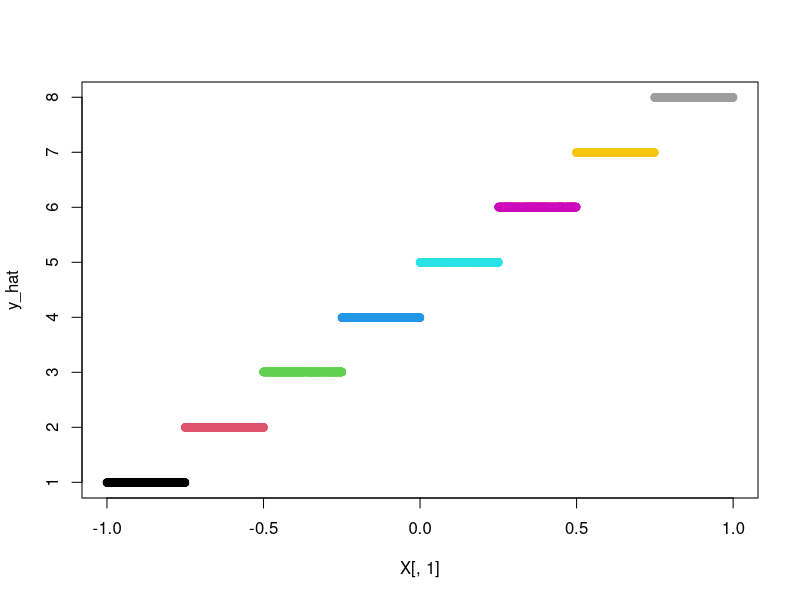
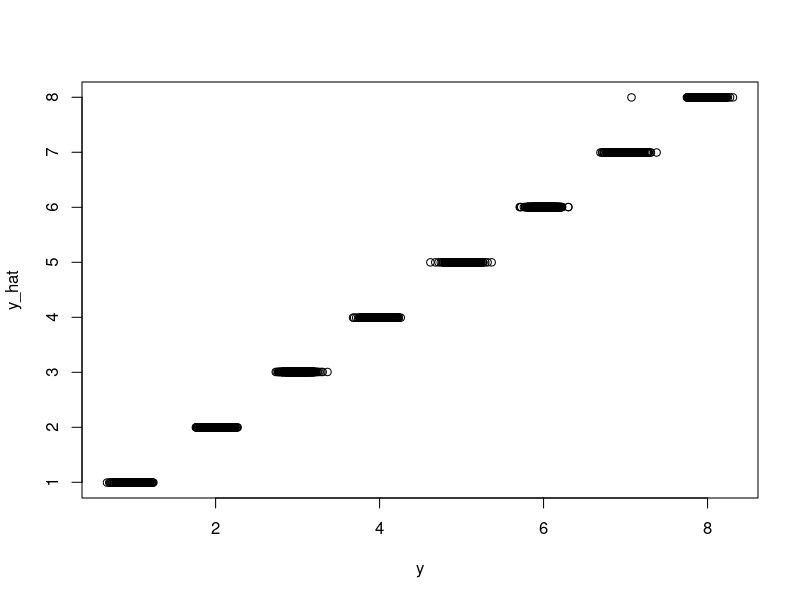
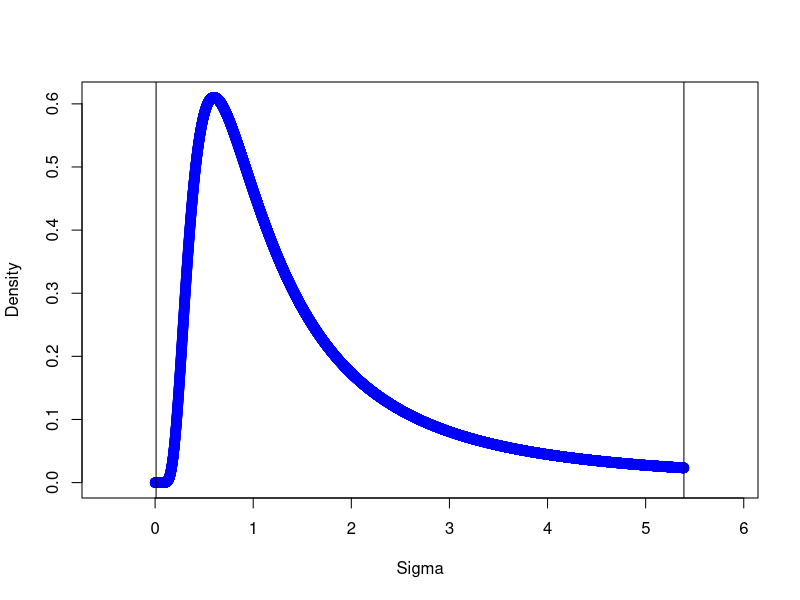
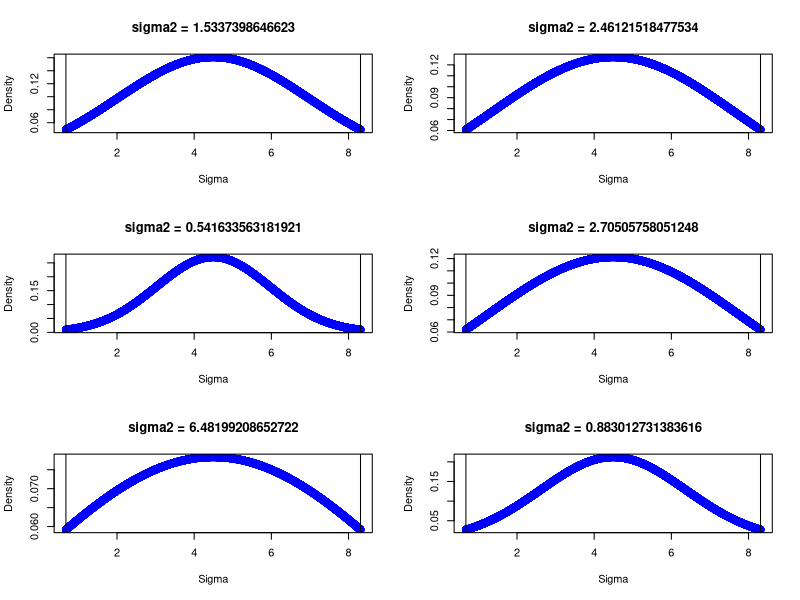

Write R code to recreate these figures, in order. (Note: this script raises an error after producing the figures.)
###############################################################################
# Simple base R implementation of Bayesian CART Model Search 
# (Chipman, George, McCulloch 1998)
#
# The details below come from the original 1998 paper as well as a 
# Wiley StatsRef overview paper "Bayesian Additive Regression Trees (BART)" 
# (Sparapani and McCulloch 2021)
# 
# The Bayesian approach to constructing CART trees is as follows:
#   1. Initialize tree <- a root node with no splits
#   2. Run m steps of the following algorithm
#      2a. Determine which k of the following four modifications is possible from tree
#         2b.i.   GROW: Randomly choose a leaf node and split it
#                       --> This is always possible
#         2b.ii.  PRUNE: Randomly choose a parent node of two leaf nodes and remove the leaves
#                       --> This is only possible if tree depth > 1
#         2b.iii. SWAP: Randomly choose a pair of interior parent / child nodes and swap their rules
#                       --> This is only possible if tree depth > 2
#         2b.iv.  CHANGE: Randomly choose an interior node and reassign its decision rule
#                       --> This is only possible if tree depth > 1
#      2b. Randomly sample one of the k moves enumerated in 2a
#      2c. Randomly sample an action consistent with the selected rule
#         2c.i.   GROW: Consists of two steps
#              2c.i.1.   Randomly select a feature i
#              2c.i.2.   Randomly select a split point j (assume continuous features)
#         2c.ii.  PRUNE: Only one action - removing the two leaf nodes
#         2c.iii. SWAP: Only one action - swapping the two rules
#         2c.iv.  CHANGE: As with grow, this consists of two steps
#              2c.iv.1.   Randomly select a feature i
#              2c.iv.2.   Randomly select a split point j (assume continuous features)
#      2d. Evaluate the proposed tree against the current tree via Metropolis-Hastings
#         2d.i.   GROW: The only difference between tree and proposed_tree is 
#                       that one of tree's bottom nodes is split into two leaves
#                       so the prior across all tree nodes will be the same except
#                       in the original tree, the split node has probability 
#                       (1 - p_grow(node)) since it wasn't yet split, and
#                       in the proposed tree, the split node has probability
#                       p_grow(node) and its two leaves have probability 
#                       (1 - p_grow(node_left))(1 - p_grow(node_right)). 
# 
#                       Furthermore, there is a probability associated with 
#                       the splitting rule chosen for node, which we call p(rule). 
#                       The marginal likelihood (Y | T, X) differs only in that 
#                       it is aggregated across node in the original tree and 
#                       it is evaluated separately on node_left and node_right 
#                       in the proposed tree.
# 
#                       Finally, the proposal distributions have a ratio of 
#                       p(death)p(internal node)/p(birth)p(bottom node)p(rule)
# 
#                       After canceling identical p(rule) terms, the MH ratio
#                       is p_grow(node)(1 - p_grow(node_left))(1 - p_grow(node_right))p(death)p(internal node)p(y_left | x)p(y_right | x) 
#                       divided by (1 - p_grow(node))p(birth)p(bottom node)p(y_left, y_right | x)
#         2d.ii.  PRUNE: The only difference between tree and proposed_tree is 
#                       that two of tree's bottom nodes are pruned into their parent node
#                       so the MH ratio is the reciprocal of the MH ratio for the GROW step, 
#                       (1 - p_grow(node))p(birth)p(bottom node)p(y_left, y_right | x) divided by
#                       p_grow(node)(1 - p_grow(node_left))(1 - p_grow(node_right))p(death)p(internal node)p(y_left | x)p(y_right | x) 
###############################################################################

###############################################################################
# 1. Data structure functions
#
# Inspired by the array-based implementation of the binary tree data structure 
# on wikipedia: https://en.wikipedia.org/wiki/Binary_tree#Arrays
###############################################################################

# Initialize tree structure as array (to be resized as needed during training)
# Add a root node with sufficient statistics computed for the entire dataset
# (colums 1, 10, 11, and 12) and also set depth = 0 for the root node, 
# node origin type = 0 and node type = 1
tree_init <- function(y, mu_bar, a, nu, lambda, init_size = 10){
  # Col 1: y_bar_j: average of y values that "made it" to a given node j
  # Col 2: left node index
  # Col 3: right node index
  # Col 4: split variable
  # Col 5: split point
  # Col 6: parent node index
  # Col 7: node origin type (0 = root, 1 = right, -1 = left)
  # Col 8: node type (0 = interior, 1 = leaf)
  # Col 9: node depth
  # Col 10: n_j: number of observations that "made it to a given node j"
  # Col 11: s_j: sum of (y_i - y_bar_j) for all y_i observations at node j
  # Col 12: t_j: scaled squared difference between prior mean and node mean
  
  # Create the array
  array_cols = 12
  tree_array = matrix(NA, nrow = init_size, ncol = array_cols)
  
  # Compute sufficient statistics
  y_bar_j = mean(y)
  n_j = length(y)
  s_j = sum((y - y_bar_j)^2)
  t_j = ((n_j*a)/(n_j + a))*(y_bar_j - mu_bar)^2
  
  # Add node information, including sufficient statistics and depth
  tree_array[1,1] = y_bar_j
  tree_array[1,7] = 0
  tree_array[1,8] = 1
  tree_array[1,9] = 0
  tree_array[1,10] = n_j
  tree_array[1,11] = s_j
  tree_array[1,12] = t_j
  
  # Package and return the result
  return(tree_array)
}

# Crawl through a tree from a specific node, 
# return true for all x that reach node_index
get_subset = function(node_index, tree_array, x){
  subset_cond = rep(T, nrow(x))
  current_node_index = node_index
  parent_index = tree_array[current_node_index, 6]
  if (!is.na(parent_index)){
    while(!is.na(parent_index)){
      parent_cutoff = tree_array[parent_index, 5]
      split_variable = tree_array[parent_index, 4]
      child_node_type = tree_array[current_node_index, 7]
      if (child_node_type == 1) {
        child_node_cond <- (x[,split_variable] >= parent_cutoff)
      } else{ 
        if (child_node_type == -1) {
          child_node_cond <- (x[,split_variable] < parent_cutoff)
        } else {
          child_node_cond = subset_cond
        }}
      subset_cond = subset_cond * child_node_cond
      current_node_index = parent_index
      parent_index = tree_array[current_node_index, 6]
    }
  }
  return(subset_cond == 1)
}

# Tree leaf conditions as indicator basis functions
tree_basis = function(tree_array, x){
  # Extract all of the leaves
  leaf_indices = (1:nrow(tree_array))[(tree_array[,8] == 1) & (!is.na(tree_array[,7]))]
  basis_matrix = matrix(NA, nrow = nrow(x), ncol = length(leaf_indices))
  for (i in 1:length(leaf_indices)){
    basis_matrix[,i] = get_subset(leaf_indices[i], tree_array, x)*1
  }
  return(basis_matrix)
}

# Print path to a specific node
node_path = function(node_index, tree_array, x){
  subset_statements = paste0("Node ", format(node_index, digits = 0))
  current_node_index = node_index
  parent_index = tree_array[current_node_index, 6]
  if (!is.na(parent_index)){
    while(!is.na(parent_index)){
      parent_cutoff = tree_array[parent_index, 5]
      split_variable = tree_array[parent_index, 4]
      child_node_type = tree_array[current_node_index, 7]
      if (child_node_type == 1) {
        child_node_statement <- paste0("x[,", split_variable, "] >= ", format(parent_cutoff, digits = 2))
      } else{ 
        if (child_node_type == -1) {
          child_node_statement <- paste0("x[,", split_variable, "] < ", format(parent_cutoff, digits = 2))
        } else {
          child_node_statement = ""
        }}
      subset_statements <- c(subset_statements, child_node_statement)
      current_node_index = parent_index
      parent_index = tree_array[current_node_index, 6]
    }
  }
  subset_statement = paste0(subset_statements, collapse = "  ")
  return(subset_statement)
}

# Print path to each tree leaf
tree_paths = function(tree_array, x){
  # Extract all of the leaves
  leaf_indices = (1:nrow(tree_array))[(tree_array[,8] == 1) & (!is.na(tree_array[,7]))]
  for (i in 1:length(leaf_indices)){
    print(node_path(leaf_indices[i], tree_array, x))
  }
}

# Return predicted values from the tree
predict_tree_leaf = function(tree_array, x){
  # Convert the leaves of the tree into "basis functions"
  X_tree = tree_basis(tree_array, x)
  return(apply(X_tree, 1, function(x) which(x == 1)))
}

# Return a list of all "leaves" in a tree
leaves = function(tree_array){
  # Extract list of leaves
  leaf_indices = (1:nrow(tree_array))[(tree_array[,8] == 1) & (!is.na(tree_array[,7]))]
  if (length(leaf_indices) == 0){
    return(NULL)
  } else{
    return(leaf_indices)
  }
}

# Return a list of all "nog" nodes - - nodes which are parents of leaf nodes
leaf_parents = function(tree_array){
  # Extract list of leaves
  leaf_indices = (1:nrow(tree_array))[(tree_array[,8] == 1) & (!is.na(tree_array[,7]))]
  # Determine the parents of each leaf
  if (all(is.na(tree_array[leaf_indices, 6]))){
    return(NULL)
  } else{
    # Extract list of parent nodes
    parent_nodes = sort(unique(tree_array[leaf_indices, 6]))
    # Filter to nodes for which both left and right are leaves
    cond_1 = tree_array[tree_array[parent_nodes,2],8] == 1
    cond_2 = tree_array[tree_array[parent_nodes,3],8] == 1
    if (sum(cond_1 & cond_2) == 0){
      return(NULL)
    } else{
      return(sort(unique(parent_nodes[cond_1 & cond_2])))
    }
  }
}

# Return a list of all internal nodes - - nodes which have split rules
internal_nodes = function(tree_array){
  # Extract list of internal nodes
  split_node_indices = (1:nrow(tree_array))[!is.na(tree_array[,4])]
  # Return null if the list is empty
  if (length(split_node_indices) > 0){
    return(split_node_indices)
  } else{
    return(NULL)
  }
}

# Return a list of all pairs of internal nodes
internal_node_pairs = function(tree_array){
  # Extract list of internal nodes
  split_node_indices = (1:nrow(tree_array))[!is.na(tree_array[,4])]
  # Restrict to nodes that also have internal nodes as children
  internal_node_left_indices = tree_array[split_node_indices,2]
  internal_node_right_indices = tree_array[split_node_indices,3]
  left_internal = tree_array[internal_node_left_indices,8] == 0
  right_internal = tree_array[internal_node_right_indices,8] == 0
  # Valid internal, left pairs
  if (sum(left_internal) > 1){
    left_pairs = cbind(
      split_node_indices[left_internal], 
      internal_node_left_indices[left_internal]
    )
  } else if (sum(left_internal) == 1) {
    left_pairs = c(
      split_node_indices[left_internal], 
      internal_node_left_indices[left_internal]
    )
  } else{
    left_pairs = NULL
  }
  
  # Valid internal, right pairs
  if (sum(right_internal) > 1){
    right_pairs = cbind(
      split_node_indices[right_internal], 
      internal_node_right_indices[right_internal]
    )
  } else if (sum(right_internal) == 1) {
    right_pairs = c(
      split_node_indices[right_internal], 
      internal_node_right_indices[right_internal]
    )
  } else{
    right_pairs = NULL
  }
  
  if (is.null(left_pairs) & is.null(right_pairs)){
    return(NULL)
  } else{
    valid_pairs = unname(rbind(left_pairs, right_pairs))
    return(valid_pairs)
  }
}

# Prune a tree by removing node leaves 
# Assumes (and checks) that node has two children and both are leaves
prune_node = function(node_index, tree_array){
  # Check that node has children
  stopifnot(tree_array[node_index, 8] == 0)
  
  # Check that node's children are both leaves
  node_left = tree_array[node_index, 2]
  node_right = tree_array[node_index, 3]
  stopifnot(tree_array[node_left, 8] == 1)
  stopifnot(tree_array[node_right, 8] == 1)
  
  # Convert node_index from interior to leaf node
  tree_array[node_index,2] = NA
  tree_array[node_index,3] = NA
  tree_array[node_index,4] = NA
  tree_array[node_index,5] = NA
  tree_array[node_index,8] = 1
  
  # Remove left and right from the tree array
  tree_array[node_left,] = NA
  tree_array[node_right,] = NA
  return(tree_array)
}

# Grow the tree by splitting a leaf node
grow_node <- function(node_index, tree_array, X, y, 
                      split_feature, split_value, a, mu_bar){
  # See how much storage is left in the array
  num_blanks = sum(is.na(tree_array[,1]))
  
  # Resize array if needed
  if (num_blanks < 2){
    tree_array = rbind(tree_array, matrix(NA, nrow = nrow(tree_array), ncol = ncol(tree_array)))
  }
  
  # Subset the data to the current node
  subset_inds = get_subset(node_index, tree_array, X)
  X_subset = X[subset_inds, ]
  y_subset = y[subset_inds]
  
  # Indices at which to store the children nodes
  left_node_index = which(is.na(tree_array[,1]))[1]
  right_node_index = which(is.na(tree_array[,1]))[2]
  
  # Update the array for the splitting node to note which variables were split
  tree_array[node_index,2] = left_node_index
  tree_array[node_index,3] = right_node_index
  tree_array[node_index,4] = split_feature
  tree_array[node_index,5] = split_value
  tree_array[node_index,8] = 0
  
  # Compute left node sufficient statistics
  stopifnot(split_feature %in% 1:ncol(X))
  left_cond = X[,split_feature] <= split_value
  y_left = y[subset_inds & left_cond]
  y_bar_left = mean(y_left)
  n_left = length(y_left)
  s_left = sum((y_left - y_bar_left)^2)
  t_left = ((n_left*a)/(n_left + a))*(y_bar_left - mu_bar)^2
  
  # Update the array for the left node
  tree_array[left_node_index,1] = y_bar_left
  tree_array[left_node_index,6] = node_index
  tree_array[left_node_index,7] = -1
  tree_array[left_node_index,8] = 1
  tree_array[left_node_index,9] = tree_array[node_index,9] + 1
  tree_array[left_node_index,10] = n_left
  tree_array[left_node_index,11] = s_left
  tree_array[left_node_index,12] = t_left
  
  # Compute right node sufficient statistics
  right_cond = X[,split_feature] > split_value
  y_right = y[subset_inds & right_cond]
  y_bar_right = mean(y_right)
  n_right = length(y_right)
  s_right = sum((y_right - y_bar_right)^2)
  t_right = ((n_right*a)/(n_right + a))*(y_bar_right - mu_bar)^2
  
  # Update the array for the right node
  tree_array[right_node_index,1] = y_bar_right
  tree_array[right_node_index,6] = node_index
  tree_array[right_node_index,7] = 1
  tree_array[right_node_index,8] = 1
  tree_array[right_node_index,9] = tree_array[node_index,9] + 1
  tree_array[right_node_index,10] = n_right
  tree_array[right_node_index,11] = s_right
  tree_array[right_node_index,12] = t_right
  
  return(tree_array)
}

# Swap parent_node and child_node split rules
swap_nodes <- function(parent_node, child_node, tree_array, X, y, a, mu_bar){
  # Exchange split rules between parent_node and child_node
  parent_split_feature = tree_array[parent_node,4]
  parent_split_value = tree_array[parent_node,5]
  child_split_feature = tree_array[child_node,4]
  child_split_value = tree_array[child_node,5]
  new_tree_array = tree_array
  new_tree_array[parent_node,4] = child_split_feature
  new_tree_array[parent_node,5] = child_split_value
  new_tree_array[child_node,4] = parent_split_feature
  new_tree_array[child_node,5] = parent_split_value
  
  # Recompute sufficient statistics for all nodes downstream of parent_node
  new_tree_array = recompute_sufficient_statistics(parent_node, new_tree_array, X, y, a, mu_bar, 10000)
  return(new_tree_array)
}

# Change the split rule used for node_index
change_node <- function(node_index, tree_array, new_split_feature, 
                        new_split_value, X, y, a, mu_bar){
  # Reassign split rule for node_index
  tree_array[node_index,4] = new_split_feature
  tree_array[node_index,5] = new_split_value
  
  # Recompute sufficient statistics for all nodes downstream of node_index
  new_tree_array = recompute_sufficient_statistics(node_index, tree_array, X, y, a, mu_bar, 10000)
  return(new_tree_array)
}

# Check if a tree that was modified with a change / swap has observations
# in each node - return True if so, and False otherwise
valid_tree <- function(tree_array){
  node_list = (1:nrow(tree_array))[!is.na(tree_array[,9])]
  if (sum(tree_array[node_list, 10] <= 0) == 0){
    return(T)
  } else{
    return(F)
  }
}

# Recompute and store sufficient statistics for all nodes downstream of (and including) node_index
recompute_sufficient_statistics <- function(node_index, tree_array, X, y, a, mu_bar, MAX_ITER){
  new_tree_array = tree_array
  # Enqueue node_index
  split_queue = list(node_index)
  # Tracking iterations of the algorithm
  iter = 0
  while (length(split_queue) > 0 & iter < MAX_ITER){
    # Pop the current node from the queue
    current_node_index = split_queue[[1]]
    split_queue = split_queue[-1]
    
    # Extract subset up to node_index
    node_subset_inds = get_subset(current_node_index, tree_array, X)
    
    # Compute the sufficient statistics for current_node_index
    y_subset = y[node_subset_inds]
    y_bar_subset = mean(y_subset)
    n_subset = length(y_subset)
    s_subset = sum((y_subset - y_bar_subset)^2)
    t_subset = ((n_subset*a)/(n_subset + a))*((y_bar_subset - mu_bar)^2)
    new_tree_array[current_node_index,1] = y_bar_subset
    new_tree_array[current_node_index,10] = n_subset
    new_tree_array[current_node_index,11] = s_subset
    new_tree_array[current_node_index,12] = t_subset
    
    # Extract left and right node indices
    left_index = tree_array[current_node_index,2]
    right_index = tree_array[current_node_index,3]
    
    # Update the tree array and append to the queue
    if (!is.na(left_index) & !is.na(right_index)){
      # Add the left and right nodes to the queue
      split_queue[length(split_queue)+1] = left_index
      split_queue[length(split_queue)+1] = right_index
    }
    # Increment iterations of the algorithm
    iter = iter + 1
  }
  return(new_tree_array)
}

##################
# The next three functions are for a minimal implementation of CART
# which is helpful for setting prior hyperparameters for Bayesian CART
##################

# (SST - SSL - SSR) formula from rpart documentation
# https://cran.r-project.org/web/packages/rpart/vignettes/longintro.pdf
variance_reduction = function(cutoff, x, y){
  # Original sum of squares
  ybar_t = mean(y)
  ss_t = sum((y-ybar_t)^2)
  
  # New sum of squares
  cond = (x < cutoff)
  ybar_l = mean(y[cond])
  ss_l = sum((y[cond]-ybar_l)^2)
  ybar_r = mean(y[!cond])
  ss_r = sum((y[!cond]-ybar_r)^2)
  
  return(ss_t - ss_l - ss_r)
}

# For a given restricted set of x and y, find the optimal x cutoff at which to split
tree_split = function(x, y, epsilon = EPSILON){
  # Quit with null value if X is not a matrix with >1 row
  if (is.null(nrow(x))){
    return(NULL)
  }
  
  # Look for optimal splits along each variable
  p = ncol(x)
  optim_results = sapply(1:p, function(j) optimize(function(i) variance_reduction(i, x[,j], y), range(x[,j]), maximum = T))
  optim_results = matrix(as.numeric(optim_results), ncol = p, byrow = F)
  
  # Choose the variable with the largest reduction in variance
  best_col = (1:p)[which(optim_results[2,]==max(optim_results[2,]))[1]]
  
  if (optim_results[2,best_col] > epsilon) return(c(best_col, optim_results[1,best_col]))
  else return(NULL)
}

# Train a decision tree from root, without pruning
fit_tree = function(tree_array, x, y, EPSILON, MAX_ITER){
  # Enqueue the root node
  split_queue = list(1)
  # Tracking iterations of the algorithm
  iter = 0
  while (length(split_queue) > 0 & iter < MAX_ITER){
    # Pop the current node from the queue
    current_node_index = split_queue[[1]]
    split_queue = split_queue[-1]

    # Get the subsetting criteria at this node
    node_subset = get_subset(current_node_index, tree_array, x)
    x_node = x[node_subset,]
    y_node = y[node_subset]
    
    # Search over all variables for a splitting rule
    split_value = tree_split(x_node, y_node, EPSILON)

    # Update the tree array and append to the queue
    if (!is.null(split_value)){
      # See how much storage is left in the array
      num_blanks = sum(is.na(tree_array[,1]))
      
      # Resize array if needed
      if (num_blanks < 2){
        tree_array = rbind(tree_array, matrix(NA, nrow = nrow(tree_array), ncol = ncol(tree_array)))
      }
      
      # Indices at which to store the children nodes
      left_node_index = which(is.na(tree_array[,1]))[1]
      right_node_index = which(is.na(tree_array[,1]))[2]
      
      # Update the array for the splitting node to note which variables were split
      tree_array[current_node_index,2] = left_node_index
      tree_array[current_node_index,3] = right_node_index
      tree_array[current_node_index,4] = split_value[1]
      tree_array[current_node_index,5] = split_value[2]
      tree_array[current_node_index,8] = 0
      
      # Update the array for the left node
      tree_array[left_node_index,1] = mean(y_node[x_node[,split_value[1]] < split_value[2]])
      tree_array[left_node_index,6] = current_node_index
      tree_array[left_node_index,7] = -1
      tree_array[left_node_index,8] = 1
      
      # Update the array for the right node
      tree_array[right_node_index,1] = mean(y_node[x_node[,split_value[1]] >= split_value[2]])
      tree_array[right_node_index,6] = current_node_index
      tree_array[right_node_index,7] = 1
      tree_array[right_node_index,8] = 1
      
      # Add the left and right nodes to the queue
      split_queue[length(split_queue)+1] = left_node_index
      split_queue[length(split_queue)+1] = right_node_index
    }
    # Increment iterations of the algorithm
    iter = iter + 1
  }
  return(tree_array)
}

###############################################################################
# 2. Posterior sampling functions
#
# There are three stages to the posterior sampling:
#    I.   Proposing a tree and accepting / rejecting by Metropolis-Hastings
#    II.  Sampling each of the terminal node means mu_i by Gibbs
#    III. Sampling the global variance parameter sigma^2 by Gibbs
###############################################################################

sample.move <- function(tree_array){
  # Randomly sample an available move
  available_moves = c("GROW")
  if (!is.null(leaf_parents(tree_array))){
    available_moves = c(available_moves, "PRUNE")
  }
  if (!is.null(internal_nodes(tree_array))){
    available_moves = c(available_moves, "CHANGE")
  }
  if (!is.null(internal_node_pairs(tree_array))){
    available_moves = c(available_moves, "SWAP")
  }
  move_probs = c(0.5, 0.4, 0.1)
  move_names = c("GROW/PRUNE", "CHANGE", "SWAP")
  moves_avail = c(T, "CHANGE" %in% available_moves, "SWAP" %in% available_moves)
  move_draw = sample(x = move_names[moves_avail], size = 1, replace = F, 
                     prob = move_probs[moves_avail]/sum(move_probs[moves_avail]))
  if (move_draw == "GROW/PRUNE"){
    if ("PRUNE" %in% available_moves){
      new_draw = sample(x = c("GROW", "PRUNE"), size = 1, replace = F, prob = c(0.5, 0.5))
      return(new_draw)
    } else{
      return("GROW")
    }
  } else{
    return(move_draw)
  }
}

sample.split.node <- function(tree_array){
  leaf_nodes = leaves(tree_array)
  return(sample(leaf_nodes, 1))
}

sample.new.split.rule <- function(X_subset, p){
  if (is.null(dim(X_subset))){
    return(NULL)
  } else{
    # Randomly sample an available splitting feature
    available_features = (1:p)[(apply(X_subset, 2, function(x) length(unique(x))) > 1)]
    if (length(available_features) >= 1){
      if (length(available_features) > 1){
        split_feature = sample(available_features, 1)
      } else{
        split_feature = available_features[1]
      }
    } else{
      return(NULL)
    }
    
    # Randomly sample an available splitting rule
    x_feature = X_subset[,split_feature]
    available_splits = sort(unique(x_feature))[-length(unique(x_feature))]
    split_value = sample(available_splits, 1)
    
    return(c(split_feature, split_value))
  }
}

sample.prune.node <- function(tree_array){
  # List of nog nodes
  nog_nodes = leaf_parents(tree_array)
  if (length(nog_nodes) > 1) out <- sample(nog_nodes, 1)
  else out <- nog_nodes[1]
  return(out)
}

sample.swap.nodes <- function(tree_array){
  # List of internal node pairs
  swap_pairs = internal_node_pairs(tree_array)
  return(swap_pairs[sample(1:nrow(swap_pairs), 1),])
}

sample.change.node <- function(tree_array){
  # List of internal nodes
  change_nodes = internal_nodes(tree_array)
  return(sample(change_nodes, 1))
}

tree.log.likelihood.ratio <- function(original_tree, proposed_tree, X, y, a, mu_bar, nu, lambda){
  leaf_indices_orig = leaves(original_tree)
  n_orig = original_tree[leaf_indices_orig, 10]
  s_orig = original_tree[leaf_indices_orig, 11]
  t_orig = original_tree[leaf_indices_orig, 12]
  n = sum(n_orig)
  ll_original = (1/2)*sum(log((a/(a+n_orig)))) - ((n+nu)/2)*log((sum(s_orig) + sum(t_orig) + nu*lambda))
  
  leaf_indices_prop = leaves(proposed_tree)
  n_prop = proposed_tree[leaf_indices_prop, 10]
  s_prop = proposed_tree[leaf_indices_prop, 11]
  t_prop = proposed_tree[leaf_indices_prop, 12]
  ll_proposed = (1/2)*sum(log((a/(a+n_prop)))) - ((n+nu)/2)*log((sum(s_prop) + sum(t_prop) + nu*lambda))
  
  return(ll_proposed - ll_original)
}

marginal.likelihood.combined <- function(node_index, tree_array, X, y, a, mu_bar, nu, lambda){
  y_bar_j = tree_array[node_index, 1]
  n_j = tree_array[node_index, 10]
  s_j = tree_array[node_index, 11]
  t_j = tree_array[node_index, 12]
  return(((a/(a+n_j))^(1/2))*((s_j + t_j + nu*lambda)^(-(n_j+lambda)/2)))
}

marginal.likelihood.split <- function(left_node_index, right_node_index, tree_array, X, y, a, mu_bar, nu, lambda){
  n <- length(y)
  y_bar_left = tree_array[left_node_index, 1]
  n_left = tree_array[left_node_index, 10]
  s_left = tree_array[left_node_index, 11]
  t_left = tree_array[left_node_index, 12]
  
  y_bar_right = tree_array[right_node_index, 1]
  n_right = tree_array[right_node_index, 10]
  s_right = tree_array[right_node_index, 11]
  t_right = tree_array[right_node_index, 12]
  
  factor_1 = ((a/(a+n_left))^(1/2))*((a/(a+n_right))^(1/2))
  factor_2 = ((s_right + t_right + s_left + t_left + nu*lambda)^(-(n_left+n_right+lambda)/2))
  
  return(factor_1*factor_2)
}

p_split <- function(node_index, tree_array, alpha, beta){
  node_depth = tree_array[node_index, 9]
  return(alpha/((1+node_depth)^(beta)))
}

p_prune <- function(tree_array){
  # Determine the probability of pruning a tree
  available_moves = c("GROW")
  if (!is.null(leaf_parents(tree_array))){
    available_moves = c(available_moves, "PRUNE")
  }
  if (!is.null(internal_nodes(tree_array))){
    available_moves = c(available_moves, "CHANGE")
  }
  if (!is.null(internal_node_pairs(tree_array))){
    available_moves = c(available_moves, "SWAP")
  }
  move_probs = c(0.5, 0.4, 0.1)
  moves_avail = c(T, "CHANGE" %in% available_moves, "SWAP" %in% available_moves)
  move_probs_scaled = move_probs[moves_avail]/sum(move_probs[moves_avail])
  if ("PRUNE" %in% available_moves){
    return(move_probs_scaled[1]/2)
  } else{
    return(NULL)
  }
}

p_grow <- function(tree_array){
  # Determine the probability of pruning a tree
  available_moves = c("GROW")
  if (!is.null(leaf_parents(tree_array))){
    available_moves = c(available_moves, "PRUNE")
  }
  if (!is.null(internal_nodes(tree_array))){
    available_moves = c(available_moves, "CHANGE")
  }
  if (!is.null(internal_node_pairs(tree_array))){
    available_moves = c(available_moves, "SWAP")
  }
  move_probs = c(0.5, 0.4, 0.1)
  moves_avail = c(T, "CHANGE" %in% available_moves, "SWAP" %in% available_moves)
  move_probs_scaled = move_probs[moves_avail]/sum(move_probs[moves_avail])
  if ("PRUNE" %in% available_moves){
    return(move_probs_scaled[1]/2)
  } else{
    return(move_probs_scaled[1])
  }
}

p_rule <- function(X_subset, p){
  # Number of unique splitting values available on X_subset
  if (!is.null(dim(X_subset))){
    available_features = (1:p)[(apply(X_subset, 2, function(x) length(unique(x))) > 1)]
    num_rules = sum(apply(X_subset, 2, function(x) length(unique(x))))
    if (num_rules > 0) return(1/num_rules)
    else return(0)
  } else{
    return(0)
  }
}

log_p_tree_node <- function(node_index, tree_array, alpha, beta, X, y, MAX_ITER){
  p <- ncol(X)
  log_sum <- 0
  # Enqueue node_index
  split_queue = list(node_index)
  # Tracking iterations of the algorithm
  iter = 0
  while (length(split_queue) > 0 & iter < MAX_ITER){
    # Pop the current node from the queue
    current_node_index = split_queue[[1]]
    split_queue = split_queue[-1]
    
    # Extract subset up to node_index
    node_subset_inds = get_subset(current_node_index, tree_array, X)
    X_subset = X[node_subset_inds,]
    
    # Compute p_node
    is_internal = tree_array[current_node_index,8] == 0
    p_node <- is_internal*(p_rule(X_subset, p)*p_split(current_node_index, tree_array, alpha, beta)) + (!is_internal)*(1-p_split(current_node_index, tree_array, alpha, beta))

    # Add to the result
    log_sum <- log_sum + log(p_node)

    # Extract left and right node indices
    left_index = tree_array[current_node_index,2]
    right_index = tree_array[current_node_index,3]
    
    # Update the tree array and append to the queue
    if (!is.na(left_index) & !is.na(right_index)){
      # Add the left and right nodes to the queue
      split_queue[length(split_queue)+1] = left_index
      split_queue[length(split_queue)+1] = right_index
    }
    # Increment iterations of the algorithm
    iter = iter + 1
  }
  return(log_sum)
}

mh.tree <- function(tree_array, X, y, a, mu_bar, nu, lambda, alpha, beta){
  # Randomly sample a new mode
  new_move = sample.move(tree_array)
  print(paste0("NEW MOVE = ", new_move))
  if (new_move == "GROW"){
    node_to_split <- sample.split.node(tree_array)
    if (verbose){
      print(paste0("GROWING NODE: ", node_to_split))
    }
    subset_inds <- get_subset(node_to_split, tree_array, X)
    X_subset = X[subset_inds,]; p <- ncol(X)
    split_rule <- sample.new.split.rule(X_subset, p)
    if (is.null(split_rule)){
      # Automatically reject leaf nodes that can't be split
      log_mh_ratio <- -Inf
    } else{
      split_feature <- split_rule[1]
      split_value <- split_rule[2]
      new_tree_array <- grow_node(node_to_split, tree_array, X, y, split_feature, 
                                  split_value, a, mu_bar)
      new_left_node <- new_tree_array[node_to_split,2]
      new_right_node <- new_tree_array[node_to_split,3]
      PG <- p_split(node_to_split, tree_array, alpha, beta)
      PG.L <- p_split(new_left_node, new_tree_array, alpha, beta)
      PG.R <- p_split(new_right_node, new_tree_array, alpha, beta)
      PD <- p_prune(new_tree_array)
      PB <- p_grow(tree_array)
      Pbot <- 1/length(leaves(tree_array))
      Pnog <- 1/length(leaf_parents(new_tree_array))
      log.lr <- tree.log.likelihood.ratio(tree_array, new_tree_array, X, y, a, mu_bar, nu, lambda)
      log_mh_ratio <- log.lr + log((PD*Pnog)/(PB*Pbot)) + log((PG*(1-PG.L)*(1-PG.R))/(1-PG))
    }
  } else if (new_move == "PRUNE"){
    node_to_prune <- sample.prune.node(tree_array)
    if (verbose){
      print(paste0("PRUNING NODE: ", node_to_prune))
    }
    old_left_node <- tree_array[node_to_prune,2]
    old_right_node <- tree_array[node_to_prune,3]
    new_tree_array <- prune_node(node_to_prune, tree_array)
    PG <- p_split(node_to_prune, new_tree_array, alpha, beta)
    PG.L <- p_split(old_left_node, tree_array, alpha, beta)
    PG.R <- p_split(old_right_node, tree_array, alpha, beta)
    PD <- p_prune(tree_array)
    PB <- p_grow(new_tree_array)
    Pbot <- 1/length(leaves(new_tree_array))
    Pnog <- 1/length(leaf_parents(tree_array))
    log.lr <- tree.log.likelihood.ratio(tree_array, new_tree_array, X, y, a, mu_bar, nu, lambda)
    log_mh_ratio <- log.lr + log((PB*Pbot)/(PD*Pnog)) + log((1-PG)/(PG*(1-PG.L)*(1-PG.R)))
  } else if (new_move == "SWAP"){
    nodes_to_swap <- sample.swap.nodes(tree_array)
    node_to_swap_1 <- nodes_to_swap[1]
    node_to_swap_2 <- nodes_to_swap[2]
    if (verbose){
      print(paste0("SWAPPING NODES: ", node_to_swap_1, " and ", node_to_swap_2))
    }
    new_tree_array <- swap_nodes(node_to_swap_1, node_to_swap_2, tree_array, X, y, a, mu_bar)
    if (!valid_tree(new_tree_array)){
      log_mh_ratio <- -Inf
    } else{
      log.lr <- tree.log.likelihood.ratio(tree_array, new_tree_array, X, y, a, mu_bar, nu, lambda)
      log_prior_orig_tree <- log_p_tree_node(node_to_swap_1, tree_array, alpha, beta, X, y, 10000)
      log_prior_prop_tree <- log_p_tree_node(node_to_swap_1, new_tree_array, alpha, beta, X, y, 10000)
      log_mh_ratio <- log.lr + log_prior_prop_tree - log_prior_orig_tree
    }
  } else if (new_move == "CHANGE"){
    node_to_change <- sample.change.node(tree_array)
    if (verbose){
      print(paste0("CHANGING NODE: ", node_to_change))
    }
    subset_inds <- get_subset(node_to_change, tree_array, X)
    X_subset = X[subset_inds,]; p <- ncol(X)
    split_rule <- sample.new.split.rule(X_subset, p)
    if (is.null(split_rule)){
      # Automatically reject leaf nodes that can't be split
      log_mh_ratio <- -Inf
    } else{
      split_feature <- split_rule[1]
      split_value <- split_rule[2]
      new_tree_array <- change_node(node_to_change, tree_array, split_feature, 
                                    split_value, X, y, a, mu_bar)
      if (!valid_tree(new_tree_array)){
        log_mh_ratio <- -Inf
      } else{
        log.lr <- tree.log.likelihood.ratio(tree_array, new_tree_array, X, y, a, mu_bar, nu, lambda)
        log_prior_orig_tree <- log_p_tree_node(node_to_change, tree_array, alpha, beta, X, y, 10000)
        log_prior_prop_tree <- log_p_tree_node(node_to_change, new_tree_array, alpha, beta, X, y, 10000)
        log_mh_ratio <- log.lr + log_prior_prop_tree - log_prior_orig_tree
      }
    }
  } else {
    new_tree_array <- NULL
  }
  
  # Now perform the MH update
  acceptance_prob = min(1, exp(log_mh_ratio))
  if(runif(1) <= acceptance_prob){
    next_tree = new_tree_array
    decision = "ACCEPT"
  } else{
    next_tree = tree_array
    decision = "REJECT"
  }
  
  return(list(new_tree = next_tree, acceptance_prob = acceptance_prob, 
              decision = decision, move = new_move))
}

mu.sample = function(tree_array, sigma2, a, mu_bar){
  # Extract leaf sufficient statistics
  leaf_inds = leaves(tree_array)
  y_bar_leaves = tree_array[leaf_inds,1]
  n_leaves = tree_array[leaf_inds,10]
  
  # Draw mu_i for each of the leaves
  mu_vec = (y_bar_leaves*n_leaves + a*mu_bar)/(n_leaves + a)
  sigma2_vec = sigma2/(n_leaves + a)
  return(rnorm(length(mu_vec), mean = mu_vec, sd = sqrt(sigma2_vec)))
}

global.sigma.sample = function(tree_array, nu, lambda){
  # Extract leaf sufficient statistics
  leaf_inds = leaves(tree_array)
  s_leaves = tree_array[leaf_inds,11]
  t_leaves = tree_array[leaf_inds,12]
  n_leaves = tree_array[leaf_inds,10]
  n = sum(n_leaves)
  
  # Compute the posterior parameters
  nu_1 = (nu + n)/2
  nu_lambda_1 = (nu*lambda + sum(s_leaves) + sum(t_leaves))/2
  
  # Sample from the IG posterior
  return(1/rgamma(1, shape = nu_1, rate = nu_lambda_1))
}

###############################################################################
# Example of the algorithm
###############################################################################

# Generate data from a simple 1D function
n = 5000
p = 10
X = matrix(runif(n*p, -1, 1), ncol = p)
# # Example 1: Monotone step function
b_0 = 1; b_1 = 1
E_y = (b_0 + b_1*(X[,1] > -0.75) + b_1*(X[,1] > -0.5) + b_1*(X[,1] > -0.25) +
       b_1*(X[,1] > 0) + b_1*(X[,1] > 0.25) + b_1*(X[,1] > 0.5) + b_1*(X[,1] > 0.75))
# Sample random (additive) outcome noise
eps = rnorm(n, 0, 0.1)
y = E_y + eps
# plot(X[,1], y)

# Train an overfit decision tree
greedy_tree_init = tree_init(y, 0, 1, 1, 1, init_size = 10)
EPSILON = 0.001*sum((y-mean(y))^2)
MAX_ITER = 1000
greedy_tree_fit = fit_tree(greedy_tree_init, X, y, EPSILON, MAX_ITER)

# Convert the leaves of the tree into "basis functions"
X_tree = tree_basis(greedy_tree_fit, X)
# Convert the matrix of bases into a single categorical variable
X_basis_cat = apply(X_tree, 1, function(x) which(x == 1)[1])
# Extract "predictions" from the tree
leaf_indices = (1:nrow(greedy_tree_fit))[(greedy_tree_fit[,8] == 1) & (!is.na(greedy_tree_fit[,7]))]
y_hat = greedy_tree_fit[apply(X_tree, 1, function(x) leaf_indices[which(x == 1)]),1]
# Plot the predicted y values, coloring by tree leaf
plot(X[,1], y_hat, col = X_basis_cat)
# Plot the predicted versus actual y values
plot(y, y_hat)

# Set prior parameters
# First, set the IG parameters - nu and lambda so that the prior includes 
# the unconditional empirical variance of y and the empirical variance 
# conditional on an overfit decision tree
sigma_hat_underfit = var(y)
sigma_hat_overfit = var(y-y_hat)
nu = 3
lambda = 1
beta = (nu*lambda)/2; alpha = nu/2
x.seq = seq(0, sigma_hat_underfit, length.out = 10000)
plot(x.seq, (((beta)^alpha) / gamma(alpha))*((1/x.seq)^(alpha+1))*(exp(-(beta/(x.seq)))), 
     col = "blue", lwd = 3, lty = 3, ylab = "Density", xlab = "Sigma", 
     xlim = c(sigma_hat_overfit - 0.5, sigma_hat_underfit + 0.5))
abline(v = sigma_hat_underfit)
abline(v = sigma_hat_overfit)

# Next, set the Normal parameters - mu_bar and a, so that the prior distribution 
# on mu_j covers the range of y
par(mfrow = c(3,2))
n_sigma_draws = 6
mu_bar = mean(c(min(y), max(y)))
a = 1/4
x.seq = seq(min(y), max(y), length.out = 10000)
for (j in 1:n_sigma_draws){
  sigma2 = 1/rgamma(1, shape = nu/2, rate = (nu*lambda)/2)
  plot(x.seq, dnorm(x.seq, mean = mu_bar, sd = sqrt(sigma2/a)), 
       col = "blue", lwd = 3, lty = 3, ylab = "Density", xlab = "Sigma", 
       main = paste0("sigma2 = ", sigma2), xlim = c(min(y), max(y)))
  abline(v = min(y))
  abline(v = max(y))
}

# Initialize a tree
tree_array = tree_init(y, mu_bar, a, nu, lambda, init_size = 10)
leaf_parents(tree_array)
internal_nodes(tree_array)
internal_node_pairs(tree_array)

# Initialize mu and sigma2
sigma2 = ((nu*lambda)/2)/((nu/2) - 1)
mu_vector = c(mu_bar)

# Predict y given mu and sigma
leaf_numbers = predict_tree_leaf(tree_array, X)
y_hat = mu_vector[leaf_numbers]

# Perform one step of the MH-algorithm
alpha = 0.95
beta = 0.5
mh_list = mh.tree(tree_array, X, y, a, mu_bar, nu, lambda, alpha, beta)

# Extract the details of the MH iteration
tree_array = mh_list$new_tree
mh_alpha = mh_list$acceptance_prob
mh_decision = mh_list$decision
mh_move = mh_list$move

# Sample mu and sigma
mu_vec = mu.sample(tree_array, sigma2, a, mu_bar)
sigma2 = global.sigma.sample(tree_array, nu, lambda)

# Predict y given mu and sigma
leaf_numbers = predict_tree_leaf(tree_array, X)
y_hat = mu_vector[leaf_numbers]
par(mfrow = c(1,1))
plot(y, y_hat)

# Perform several more iterations of the algorithm
verbose = T
burnin = 500
mc = 1000
nthin = 20
y_hat_samples <- matrix(NA, nrow = mc/nthin, ncol = n)
for (i in 1:(burnin+mc)){
  # Perform one step of the MH-algorithm
  mh_list = mh.tree(tree_array, X, y, a, mu_bar, nu, lambda, alpha, beta)
  
  # Extract the details of the MH iteration
  tree_array = mh_list$new_tree
  mh_alpha = mh_list$acceptance_prob
  mh_decision = mh_list$decision
  mh_move = mh_list$move
  if (verbose){
    print(paste0("MOVE = ", mh_move))
    print(paste0("DECISION = ", mh_decision))
  }
  
  # Sample mu and sigma
  mu_vec = mu.sample(tree_array, sigma2, a, mu_bar)
  sigma2 = global.sigma.sample(tree_array, nu, lambda)
  
  # Predict y given mu and sigma
  leaf_numbers = predict_tree_leaf(tree_array, X)
  y_hat = mu_vec[leaf_numbers]
  if (i %% nthin == 0){
    plot(y, y_hat)
  }
  if ((i > burnin) & (((i - burnin) %% nthin == 0))){
    y_hat_samples[(i - burnin) %/% nthin,] <- y_hat
  }
}

plot(X[,1], y, pch = 16, cex = 1)
for (i in 1:nrow(y_hat_samples)){
  points(X[,1], y_hat_samples[i,], col = "gray", pch = 16, cex = 0.25)
}
